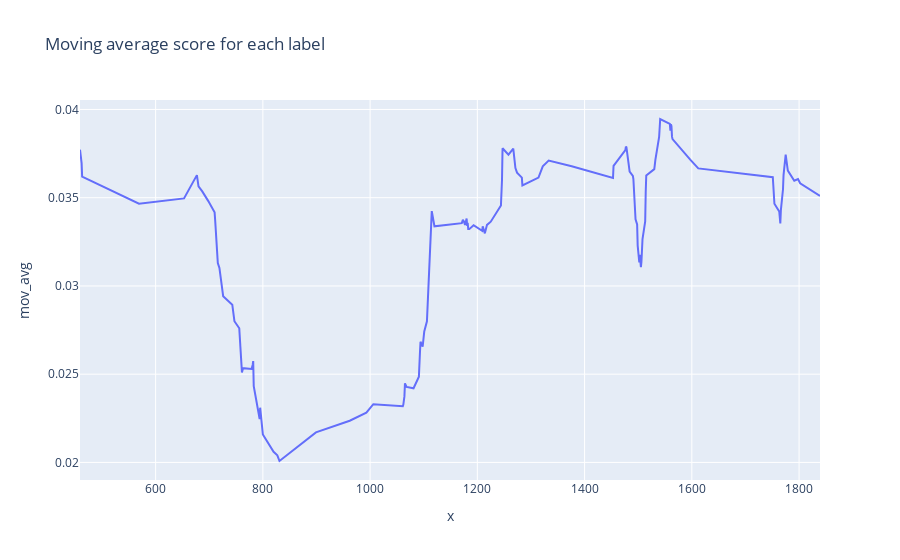

The code cell stored with this chart in its notebook:
### Code cell
# plot the moving average score for each label with plotly using line chart
fig = px.line(df_results_scores.iloc[50:], x=df_results_scores.iloc[50:].index,
                  y="mov_avg",
                  title="Moving average score")
fig.show()

### Figure 1 — Plotly figure (JSON) as saved in the notebook; plotly's stock layout.template omitted (floating-point values rounded to 4 significant figures; data arrays with more than 128 entries replaced by an {"elided": "..."} marker saying what was removed)
{"data": [{"hovertemplate": "x=%{x}<br>mov_avg=%{y}<extra></extra>", "legendgroup": "", "line": {"color": "#636efa", "dash": "solid"}, "marker": {"symbol": "circle"}, "mode": "lines", "name": "", "orientation": "v", "showlegend": false, "type": "scatter", "x": {"elided": "141 int values"}, "xaxis": "x", "y": {"elided": "141 float values"}, "yaxis": "y"}], "layout": {"legend": {"tracegroupgap": 0}, "title": {"text": "Moving average score for each label"}, "xaxis": {"anchor": "y", "domain": [0, 1], "title": {"text": "x"}}, "yaxis": {"anchor": "x", "domain": [0, 1], "title": {"text": "mov_avg"}}}}
